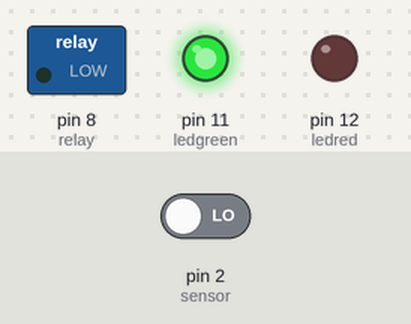
A sketch run on a simulated Arduino Uno, built with avr-gcc and run on an emulated ATmega328P. Shown: switched loads named in the sketch (green lamp = pin HIGH), output pins drawn as LEDs (lit = HIGH). The test bench sets the inputs (shaded band); at power-on: pin 2 (sensor) LOW. What the sketch prints to the serial monitor is not drawn.

Above: at 1.2 s.
1.3 s: pin 2 (sensor) driven HIGH
At 2.15 s:
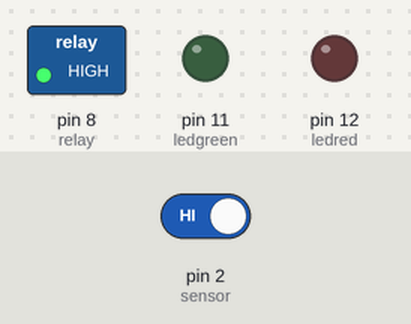
At 2.5 s:
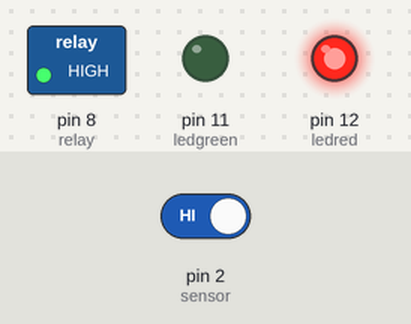
4.3 s: pin 2 (sensor) driven LOW
At 6.6 s:
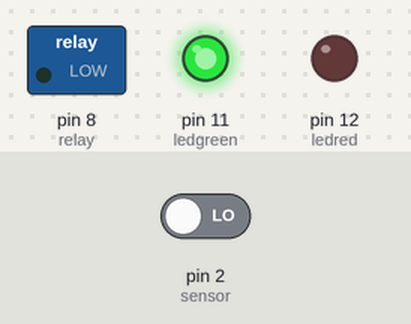
Timing chart, 0 to 8.1 s (numbered marks = the images above; inputs shaded):
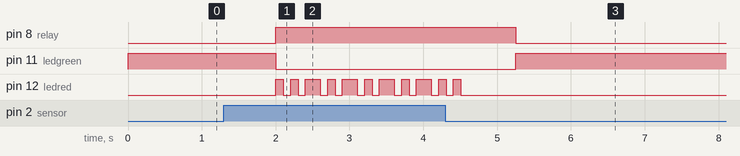

The sketch:

second.ino
```cpp
//this code are necessary to run soil moisture sensor
int ledgreen=11;
int ledred=12;
int sensor=2;
int relay=8;
int x;
int val1;

void setup(){
  Serial.begin(9600);
  pinMode(sensor,INPUT);
  pinMode(ledgreen,OUTPUT);
  pinMode(ledred,OUTPUT);
  pinMode(relay,OUTPUT);
  x=digitalRead(sensor);

 Serial.println("AUTO IRRIGATION SYSTEM by BISAMAZA GHISLAIN");
}
void loop(){


   if(x == HIGH){
    digitalWrite(ledgreen,LOW);

    digitalWrite(relay,HIGH);

  digitalWrite(ledred,HIGH);
  delay(100);
  digitalWrite(ledred,LOW);
  delay(100);
    digitalWrite(ledred,HIGH);
  delay(100);
  digitalWrite(ledred,LOW);
  delay(100);
    digitalWrite(ledred,HIGH);
  delay(100);
  digitalWrite(ledred,LOW);
  delay(1);

  }
    if(x == LOW){

    digitalWrite(ledred,LOW);

    digitalWrite(relay,LOW);

    digitalWrite(ledgreen,HIGH);


 }

    val1 = digitalRead(sensor); //read  input value and store it in val
  {
  if (val1 != x) //button state has chanded
  {
    if (val1 == HIGH) // check if the button is pressed
    {
  Serial.println("");
  delay(200);
  Serial.println("");
  delay(200);
  Serial.print("");
  Serial.println("");
  delay(200);
  Serial.println("IRRIGATION IS IN PROCESS CHECK IF THERE IS WATER IN THE RESERVOIR");

  delay(100);
  Serial.write(26);
    }
        if (val1 == LOW) // check if the button is pressed
    {
  Serial.println("");
  delay(200);
  Serial.println("");
  delay(200);
  Serial.print("");
  Serial.println("");
  delay(200);
  Serial.println(" IRRIGATION PROCESS IS FINISHED  ");
  Serial.println(" ....................................................................");
  delay(100);
  Serial.write(26);
    }
    delay(1);
  }
 x = val1; // save the new state in our variable

  }
}
```

Measured:
- after the input at 1.3 s, pin 8 (relay): LOW → HIGH after 0.70 s; pin 11 (ledgreen): HIGH → LOW after 0.70 s; pin 12 (ledred): LOW → HIGH after 0.70 s, then repeats every 0.50 s: LOW 0.10 s, HIGH 0.10 s, LOW 0.10 s, HIGH 0.20 s
- after the input at 4.3 s, pin 8 (relay): HIGH → LOW after 0.95 s; pin 11 (ledgreen): LOW → HIGH after 0.95 s
